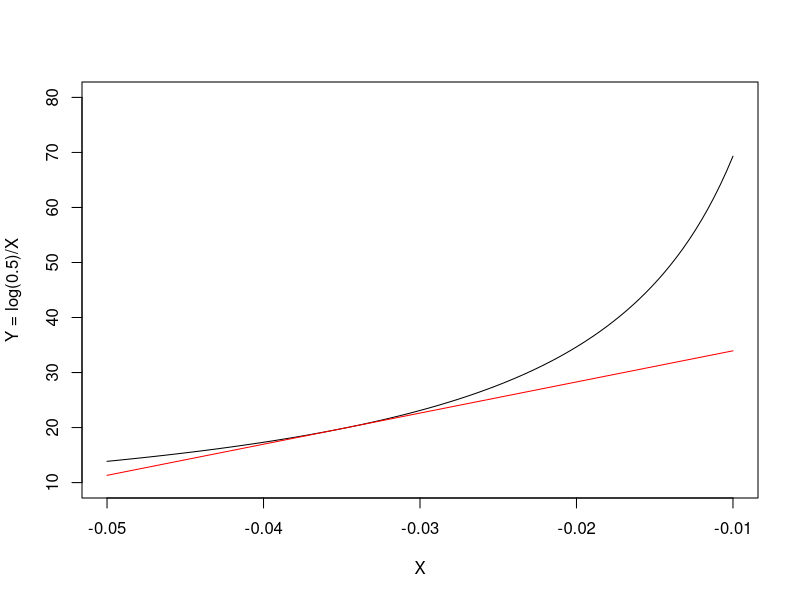

This figure's R source:
## ---- chunk 1
rm(list = ls())
## ---- chunk 2
Y <- log(0.5)/-0.035
Y
## ---- chunk 3
curve(log(0.5)/x, from=-0.05, to = -0.01, ylim=c(10,80),
      xlab = "X", ylab = "Y = log(0.5)/X")
curve(log(0.5)/-0.035 -(log(0.5)/((-0.035)^2)) * (x + 0.035), add=T, col="red")
## ---- chunk 4
D(expression(log(0.5)/X), "X")
## ---- chunk 5
X <- -0.035
m <- eval( D(expression(log(0.5)/X), "X") )
m
## ---- chunk 6
39.60841 + 565.8344 * -0.035
## ---- chunk 7
sqrt( m^2 * (0.00195 ^ 2) )
## ---- chunk 8
D(expression(exp(X)), "X")
## ---- chunk 9
X <- 5
m <- eval( D(expression(exp(X)), "X") )
m
## ---- chunk 10
sigma <- 0.84
sqrt( m^2 * sigma^2 )
## ---- chunk 11
X <- 3.1; Z = 3.4
Y <- X * Z
Y
## ---- chunk 12
dX <- eval( D(expression(X * Z), "X") )
dZ <- eval( D(expression(X * Z), "Z") )

sigmaX <- 0.8; sigmaZ <- 0.31; sigmaXZ <- 0.55
sqrt( (dX^2) * sigmaX^2 + (dZ^2) * sigmaZ^2 + 2 * dX * dZ * sigmaXZ )
## ---- chunk 13
der <- matrix(c(dX, dZ), 1, 2)
sigma <- matrix(c(sigmaX^2, sigmaXZ, sigmaXZ, sigmaZ^2), 2, 2, byrow = T)
sqrt( der %*% sigma %*% t(der) )
## ---- chunk 14
obj <- c("X" = -0.035)
sigma <- matrix(c(0.00195^2), 1, 1)

library(car)
deltaMethod(object = obj, g="log(0.5)/X", vcov = sigma)
## ---- chunk 15
obj <- c("X" = 5)
sigma <- matrix(c(0.84^2), 1, 1)
deltaMethod(object = obj, g="exp(X)", vcov = sigma)
## ---- chunk 16
obj <- c("X" = 3.1, "Z" = 3.4)
sigma <- matrix(c(0.8^2, 0.55, 0.55, 0.31^2), 2, 2, byrow = T)
deltaMethod(object = obj, g="X * Z", vcov = sigma)
